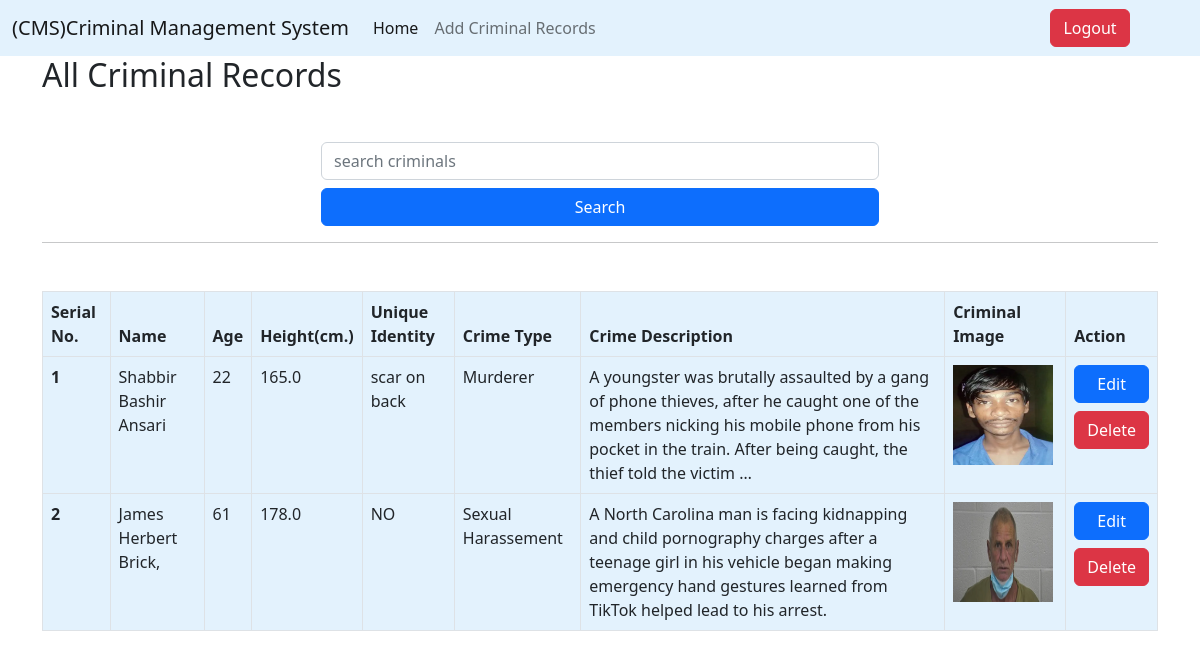
The app's page / (signed in) with its own data.
### home/models.py (models this page shows)
class CriminalRecords(models.Model):
    user = models.ForeignKey(User, on_delete=models.SET_NULL, null=True, blank=True)
    criminal_name = models.CharField(max_length=100)
    age = models.IntegerField()
    height = models.FloatField()
    unique_identity = models.CharField(max_length=200)
    criminal_image = models.ImageField(upload_to="criminal_image")
    crime_type = models.CharField(max_length=200)
    crime_desc = models.TextField()

### home/views.py (the view)
# urls.py: path('', view, name='view'),
@login_required(login_url="/login/")
def view(request):
    records = CriminalRecords.objects.all()
    if request.GET.get('search'):
        records = records.filter(criminal_name__icontains = request.GET.get('search'))
    return render(request, 'index.html', context={'records' : records, 'page' : 'homepage'})

### home/templates/index.html
{% extends 'base.html' %}
{% block start %}
<div class="container">
    <h2 class="mb-5">All Criminal Records</h2>
    <form action="">
    <div class="d-grid gap-2 col-6 mx-auto">
        <input name="search" class="form-control" id="exampleFormControlInput1" placeholder="search criminals">
        <button class="btn btn-primary" type="submit">Search</button>
    </div>
    </form>
    <hr>
    <table class="table table table-bordered mt-5" style="background-color: #e3f2fd;">
        <thead>
          <tr>
            <th scope="col">Serial No.</th>
            <th scope="col">Name</th>
            <th scope="col">Age</th>
            <th scope="col">Height(cm.)</th>
            <th scope="col">Unique Identity</th>
            <th scope="col">Crime Type</th>
            <th scope="col">Crime Description</th>
            <th scope="col">Criminal Image</th>
            <th scope="col">Action</th>
          </tr>
        </thead>
        <tbody>
        {% for record in records %}
          <tr>
            <th scope="row">{{forloop.counter}}</th>
            <td>{{record.criminal_name}}</td>
            <td>{{record.age}}</td>
            <td>{{record.height}}</td>
            <td>{{record.unique_identity}}</td>
            <td>{{record.crime_type}}</td>
            <td>{{record.crime_desc | truncatechars:200}}</td>
            <td><img src='media/{{record.criminal_image}}' style="height:100px; width:100px"></td>
            <td>
                <div class="d-grid gap-2">
                <a href="update-record/{{record.id}}"><button class="btn btn-primary w-100" type="submit">Edit</button></a>
                <a href="delete-record/{{record.id}}"><button class="btn btn-danger w-100" type="submit">Delete</button></a>
                </div>
            </td>
          </tr>
        {% endfor %}
        </tbody>
      </table>
</div>
{% endblock %}

### home/templates/base.html (shortened to what this page needs)
<!DOCTYPE html>
<html lang="en">
<head>
    <link href="https://cdn.jsdelivr.net/npm/bootstrap@5.2.3/dist/css/bootstrap.min.css" rel="stylesheet">
</head>
<body>
    <nav class="navbar navbar-expand-lg" style="background-color: #e3f2fd;">
        <div class="container-fluid">
          <a class="navbar-brand" href="/">(CMS)Criminal Management System</a>
          <div class="collapse navbar-collapse" id="navbarSupportedContent">
            <ul class="navbar-nav me-auto mb-2 mb-lg-0">
              <li class="nav-item">
                <a class="nav-link active" aria-current="page" href="/">Home</a>
              </li>
              <li class="nav-item">
                <a class="nav-link" href="/add-records/">Add Criminal Records</a>
              </li>
          </div>
          <div class="d-grid gap-3 col-2 mx-auto" style="text-align:center;">
            <a href="/logout/"><button class="btn btn-danger" type="submit">Logout</button></a>
        </div>
        </div>
      </nav>
    {% block start %}
    {% endblock %}
</body>
</html>

### records on screen
CriminalRecords: criminal_name "Shabbir Bashir Ansari", age "22", height "165.0", unique_identity "scar on back", crime_type "Murderer", crime_desc "A youngster was brutally assaulted by a gang of phone thieves, after he caught one of the members nicking his mobile phone from his pocket in the train. After being caught, the thief told the victim …", criminal_image (picture)
CriminalRecords: criminal_name "James Herbert Brick,", age "61", height "178.0", unique_identity "NO", crime_type "Sexual Harassement", crime_desc "A North Carolina man is facing kidnapping and child pornography charges after a teenage girl in his vehicle began making emergency hand gestures learned from TikTok helped lead to his arrest.", criminal_image (picture)
